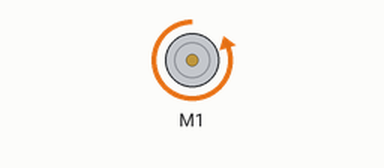
Bench run of a sketch on a simulated Arduino Uno, built with avr-gcc and run on an emulated ATmega328P. On the bench: DC motor (green arrow = forward, orange = backward, longer = faster). What the sketch prints to the serial monitor is not drawn.

Above: at 2.8 s.
At 4.5 s:
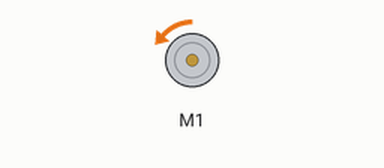
Timing chart, 0 to 6.6 s (numbered marks = the images above):
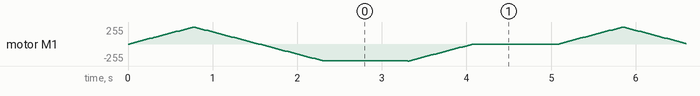

The sketch:

fan.ino
```cpp
#include <AFMotor.h>
AF_DCMotor motor(1);

void setup() {
 Serial.begin(9600);
 Serial.println("Motor party!");
 motor.setSpeed(200);
 motor.run(RELEASE);
}

int i;
void loop() {
  motor.run(FORWARD);
  for (i=0; i<255; i++) {
    motor.setSpeed(i);
    delay(3);
  }

  for (i=255; i!=0; i--) {
    motor.setSpeed(i);
    delay(3);
  }
  motor.run(BACKWARD);
  for (i=0; i<255; i++) {
    motor.setSpeed(i);
    delay(3);
  }
  delay(1000);
  for (i=255; i!=0; i--) {
    motor.setSpeed(i);
    delay(3);
  }
  delay(1000);
}
```
